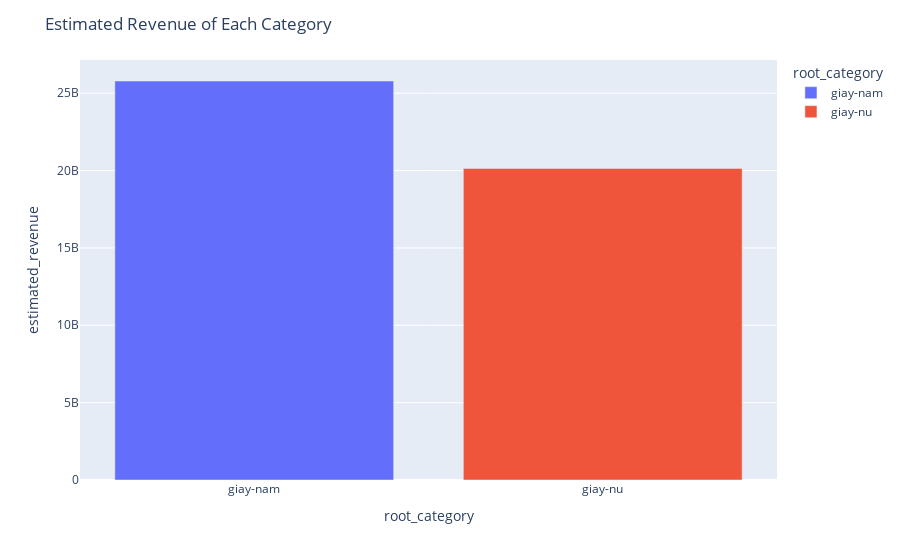

The notebook cell saved with this chart:
### Markdown cell above
In this chart, I tried multiplying the 'list_price' & 'quantity sold' (just an estimated revenue because price has the trend to go down overtime, so this revenue is just an under-estimation for all categories)
WE see that:
- Men's SNEAKERS(both high-top and low-top models) sold the most revenue
- 'Dép quai ngang' gets high revenue on both categories

### Code cell
grouped_revenue_df = concat_df.groupby('root_category')['estimated_revenue'].sum().reset_index()
grouped_revenue_df = grouped_revenue_df.sort_values(by='estimated_revenue', ascending=False)

fig = px.bar(grouped_revenue_df, x='root_category', y='estimated_revenue', color='root_category')
fig.update_layout(title='Estimated Revenue of Each Category')
fig.show()

### Figure 1 — Plotly figure (JSON) as saved in the notebook; plotly's stock layout.template omitted (floating-point values rounded to 4 significant figures)
{"data": [{"alignmentgroup": "True", "hovertemplate": "root_category=%{x}<br>estimated_revenue=%{y}<extra></extra>", "legendgroup": "giay-nam", "marker": {"color": "#636efa", "pattern": {"shape": ""}}, "name": "giay-nam", "offsetgroup": "giay-nam", "orientation": "v", "showlegend": true, "textposition": "auto", "type": "bar", "x": ["giay-nam"], "xaxis": "x", "y": [25790421065], "yaxis": "y"}, {"alignmentgroup": "True", "hovertemplate": "root_category=%{x}<br>estimated_revenue=%{y}<extra></extra>", "legendgroup": "giay-nu", "marker": {"color": "#EF553B", "pattern": {"shape": ""}}, "name": "giay-nu", "offsetgroup": "giay-nu", "orientation": "v", "showlegend": true, "textposition": "auto", "type": "bar", "x": ["giay-nu"], "xaxis": "x", "y": [20141847388], "yaxis": "y"}], "layout": {"barmode": "relative", "legend": {"title": {"text": "root_category"}, "tracegroupgap": 0}, "margin": {"t": 60}, "title": {"text": "Estimated Revenue of Each Category"}, "xaxis": {"anchor": "y", "categoryarray": ["giay-nam", "giay-nu"], "categoryorder": "array", "domain": [0, 1], "title": {"text": "root_category"}}, "yaxis": {"anchor": "x", "domain": [0, 1], "title": {"text": "estimated_revenue"}}}}
